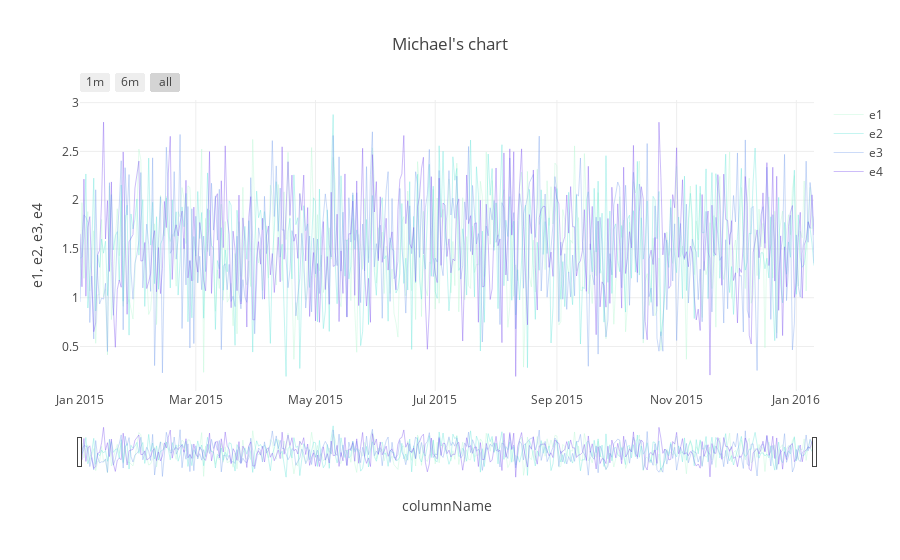

Notebook code for this chart:
### Markdown cell above
# Kql - render timechart

### Code cell
%%kql 
let randn = () {rand() + rand() + rand()};
range columnName from datetime('2015-01-01') to datetime('2016-01-10') step 1d
| extend e1 = randn()
| extend e2 = randn()
| extend e3 = randn()
| extend e4 = randn()
| render timechart title="Michael's chart"

### Figure 1 — Plotly figure (JSON) as saved in the notebook; plotly's stock layout.template omitted (floating-point values rounded to 4 significant figures; data arrays with more than 128 entries replaced by an {"elided": "..."} marker saying what was removed)
{"data": [{"line": {"color": "rgb(184, 247, 212)", "width": 0.5}, "name": "e1", "opacity": 0.8, "type": "scatter", "uid": "ed63c4", "x": {"elided": "375 str values"}, "y": {"elided": "375 float values"}}, {"line": {"color": "rgb(111, 231, 219)", "width": 0.5}, "name": "e2", "opacity": 0.8, "type": "scatter", "uid": "ea71e9", "x": {"elided": "375 str values"}, "y": {"elided": "375 float values"}}, {"line": {"color": "rgb(127, 166, 238)", "width": 0.5}, "name": "e3", "opacity": 0.8, "type": "scatter", "uid": "d1404c", "x": {"elided": "375 str values"}, "y": {"elided": "375 float values"}}, {"line": {"color": "rgb(131, 90, 241)", "width": 0.5}, "name": "e4", "opacity": 0.8, "type": "scatter", "uid": "18e601", "x": {"elided": "375 str values"}, "y": {"elided": "375 float values"}}], "layout": {"autosize": true, "showlegend": true, "title": "Michael's chart", "xaxis": {"autorange": true, "range": ["2015-01-01", "2016-01-10"], "rangeselector": {"buttons": [{"count": 1, "label": "1m", "step": "month", "stepmode": "backward"}, {"count": 6, "label": "6m", "step": "month", "stepmode": "backward"}, {"step": "all"}]}, "rangeslider": {"autorange": true, "range": ["2015-01-01", "2016-01-10"], "yaxis": {"rangemode": "match"}}, "title": "columnName", "type": "date"}, "yaxis": {"autorange": true, "range": [0.04347, 3.027], "ticksuffix": "", "title": "e1, e2, e3, e4", "type": "linear"}}}
